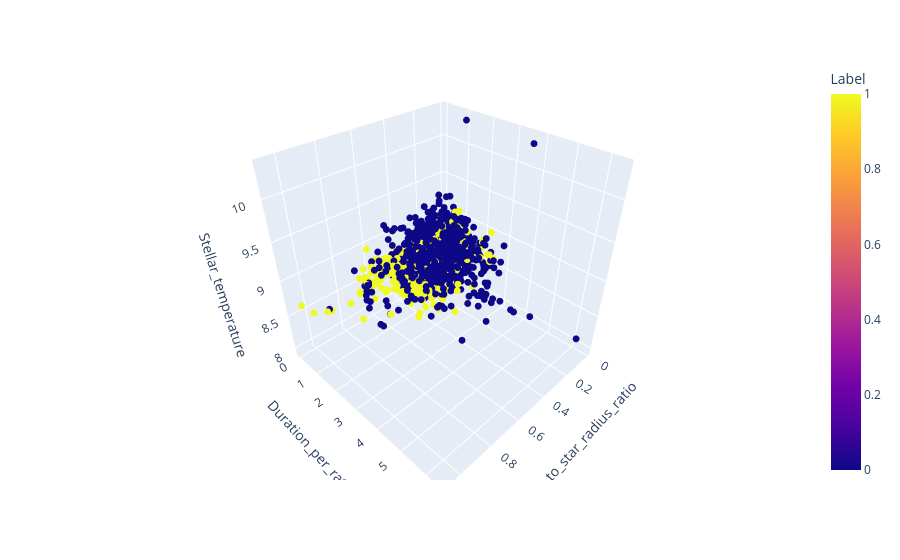

Here is the notebook cell this chart was saved with:
### Code cell
fig = px.scatter_3d(
    df,
    x = 'Planet_to_star_radius_ratio', 
    y = 'Duration_per_ratio', 
    z = 'Stellar_temperature',
    color='Label', 
)

fig.update_traces(marker = dict(size=4))

fig.show()

### Figure 1 — Plotly figure (JSON) as saved in the notebook; plotly's stock layout.template omitted (floating-point values rounded to 4 significant figures; data arrays with more than 128 entries replaced by an {"elided": "..."} marker saying what was removed)
{"data": [{"hovertemplate": "Planet_to_star_radius_ratio=%{x}<br>Duration_per_ratio=%{y}<br>Stellar_temperature=%{z}<br>Label=%{marker.color}<extra></extra>", "legendgroup": "", "marker": {"color": {"elided": "2524 int values"}, "coloraxis": "coloraxis", "size": 4, "symbol": "circle"}, "mode": "markers", "name": "", "scene": "scene", "showlegend": false, "type": "scatter3d", "x": {"elided": "2524 float values"}, "y": {"elided": "2524 float values"}, "z": {"elided": "2524 float values"}}], "layout": {"coloraxis": {"colorbar": {"title": {"text": "Label"}}, "colorscale": [[0, "#0d0887"], [0.1111, "#46039f"], [0.2222, "#7201a8"], [0.3333, "#9c179e"], [0.4444, "#bd3786"], [0.5556, "#d8576b"], [0.6667, "#ed7953"], [0.7778, "#fb9f3a"], [0.8889, "#fdca26"], [1, "#f0f921"]]}, "legend": {"tracegroupgap": 0}, "margin": {"t": 60}, "scene": {"domain": {"x": [0, 1], "y": [0, 1]}, "xaxis": {"title": {"text": "Planet_to_star_radius_ratio"}}, "yaxis": {"title": {"text": "Duration_per_ratio"}}, "zaxis": {"title": {"text": "Stellar_temperature"}}}}}
